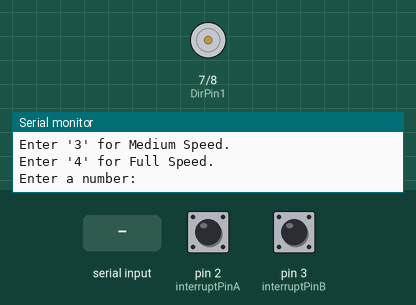
The sketch below on a simulated Arduino Uno, built with avr-gcc and run on an emulated ATmega328P. Parts: motor-driver pin pairs drawn as motors (green arrow = first pin HIGH = forward, orange = second pin HIGH = backward, longer = more drive, scaled by the enable pin), the last lines printed to the serial monitor. Inputs (shaded band) come from the test bench; at power-on: pin 2 (interruptPinA) HIGH, pin 3 (interruptPinB) HIGH.

Above: at 1.4 s.
1.5 s: "1\n" received over Serial
At 6.6 s:
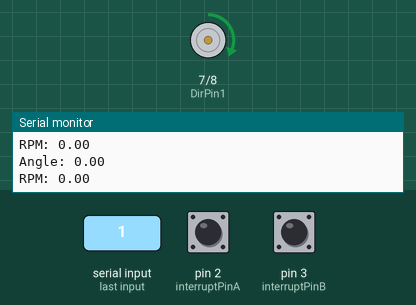
At 21.61 s:
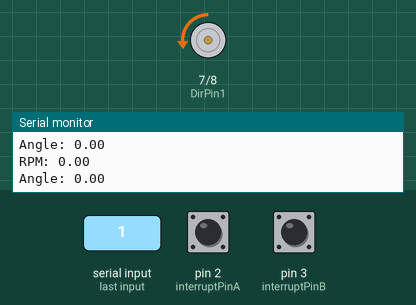
Timing chart, 0 to 21.7 s (numbered marks = the images above; inputs shaded):
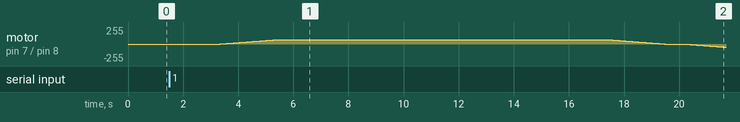

The sketch:

DC_Motor_Speed_Rota_Dir.ino
```cpp
/***
 *
 * Written By: Andres Eduardo Cuenca
 * Date: 11/24/2019
 * Objective: User can select RPM for the DC Motor. DC Motor will start at clockwise direction.
 * The DC Motor will begin to accelerate and stay for a constant velocity for given time.
 * Then decelerate. Then set to rotate counterclockwise and repeat the functionality.
 * The code will continue to run in a state machine.
 *
 */


/**********************************************/

int  InputNum, Speed_value;
const byte PWMPin = 6;
const byte DirPin1 = 7;
const byte DirPin2 = 8;

const byte interruptPinA = 2;
const byte interruptPinB = 3;
volatile long EncoderCount = 0; //volatile global varaible to update variable

float theta, RPM;
float  theta_prev = 0;
float CountPerRev = 484; //input 12V will have to run at 600 RPM

unsigned long t;
int dt; //change of time
unsigned long t_prev = 0; //previous time
int dt_desired = 20;


/****************************************************************************************/

void setup() {
  // put your setup code here, to run once:
  Serial.begin(9600);
  pinMode(DirPin1, OUTPUT);
  pinMode(DirPin2, OUTPUT);
  ClockWiseRotation();
  pinMode(interruptPinA, INPUT_PULLUP); //gets internnaly conencted to 5V using 50kohm, pins set to high state
  pinMode(interruptPinB, INPUT_PULLUP);
  attachInterrupt(digitalPinToInterrupt(interruptPinA), ISR_EncoderA, CHANGE); //ISR_EncoderA: whenever interruptPinA changes its status from low to High
  attachInterrupt(digitalPinToInterrupt(interruptPinB), ISR_EncoderB, CHANGE);

}

/****************************************************************************************/

void loop() {

  // put your main code here, to run repeatedly:
  Serial.println("Choose your velocity");
  Serial.println("Enter '0' for IDLE.");
  Serial.println("Enter '1' for Slow Speed.");
  Serial.println("Enter '2' for Slow-Medium Speed.");
  Serial.println("Enter '3' for Medium Speed.");
  Serial.println("Enter '4' for Full Speed.");
  Serial.println("Enter a number: ");
  delay(3000);
  InputNum = Serial.parseInt();
  Serial.print("You entered: ");
  Serial.println(InputNum);


  //State Machine to Pick Speed for DC Motor
  switch (InputNum) {
    case 0:
      IDLE_Mode();
      break;
    case 1: //slow speed
      slowSpd();
      delay(200);
      CounterClockWiseRotation();
      delay(200);
      slowSpd();
      break;
    case 2: //slow-medium speed
      SlowMedSpd();
      delay(200);
      CounterClockWiseRotation();
      delay(200);
      SlowMedSpd();
      break;
    case 3: //medium speed
      MedSpd();
      delay(200);
      CounterClockWiseRotation();
      delay(200);
      MedSpd();
      break;
    case 4: //full speed
      FullSpd();
      delay(200);
      CounterClockWiseRotation();
      delay(200);
      FullSpd();
      break;
    default:
      break;
  }
  ClockWiseRotation();
}

/****************************************************************************************/

//Full Speed: PWM == 255
void FullSpd()
{
  int PWM = 255;
  Accelerate(PWM);
  delay(20);
  Decelerate(PWM);
  delay(20);
}
/****************************************************************************************/
//Medium Speed: PWM == 191
void MedSpd()
{
  int PWM = 191;
  Accelerate(PWM);
  delay(20);
  Decelerate(PWM);
  delay(20);
}
/****************************************************************************************/
//Slow Medium Speed: PWM == 127
void SlowMedSpd()
{
  int PWM = 127;
  Accelerate(PWM);
  delay(20);
  Decelerate(PWM);
  delay(20);
}
/****************************************************************************************/
// Slow Speed: PWM == 64
void slowSpd()
{
  int PWM = 64;
  Accelerate(PWM);
  delay(20);
  Decelerate(PWM);
  delay(20);
}
/****************************************************************************************/
//IDLE: PWM == 0
void IDLE_Mode()
{
  //analogWrite(PIN_NUM, 0);
}
/****************************************************************************************/
//Accelerate
void Accelerate(int PWMvalue)
{

  for (int i = 0; i <= PWMvalue; i++)
  {
    //Serial.print("PWM Value: ");
    //Serial.println(i);
    analogWrite(PWMPin, i);
    delay(10);
    calculateRPM();
  }
 calculateRPM();
  delay(10000);
}

/******************************************************************************************/
//Decelerate
void Decelerate(int PWMvalue)
{
  delay(2000);
  for (int i = PWMvalue; i >= 0; i--)
  {
    //Serial.print("PWM Value: ");
    //Serial.println(i);
    analogWrite(PWMPin, i);
    delay(10);
    calculateRPM();
  }

 calculateRPM();

}

/****************************************************************************************/

void calculateRPM()
{

//Serial.print("Encoder Count: ");
//Serial.println(EncoderCount);

t = millis();
theta = EncoderCount/CountPerRev; //angle in revolution

dt = (t-t_prev); //compute change of time

RPM = (theta-theta_prev)/(dt/1000.0)*60; //velocity in rev/min
t_prev = t; //save current time for next step time
theta_prev = theta;

Serial.print("Angle: ");
Serial.println(theta);
Serial.print("RPM: ");
Serial.println(RPM);
delay(dt_desired-(t-millis()));

}

/****************************************************************************************/

void ClockWiseRotation()
{
  Serial.print("Set as Clockwise!");
  delay(200);
  digitalWrite(DirPin1, HIGH);
  digitalWrite(DirPin2, LOW);
}

/****************************************************************************************/
void CounterClockWiseRotation()
{
  Serial.print("Set as CounterClockwise!");
  delay(200);
  digitalWrite(DirPin1, LOW);
  digitalWrite(DirPin2, HIGH);
}

/****************************************************************************************/
void ISR_EncoderA()
{
  bool PinB = digitalRead(interruptPinB);
  bool PinA = digitalRead(interruptPinA);
  if (PinB == LOW )
  {
    if (PinA == HIGH)
    {
      EncoderCount++; //turn clockwise, PINA is HIGH, PINB Low, phase 1
    }
    else
    {
      EncoderCount--; //turn counterclockwise, PINA LOW, PINB LOW, Phase 4
    }
  }
  else
  {
    if (PinA == HIGH)//PINB HIGH, PINA HIGH, phase 2
    {
      EncoderCount--; //turn counterclockwise,
    }
    else { //PINB HIGH, PINA LOW, phase 3
      EncoderCount++; //turn clockwise
    }
  }
}

/****************************************************************************************/

void ISR_EncoderB()
{
  bool PinA = digitalRead(interruptPinA);
  bool PinB = digitalRead(interruptPinB);

  if (PinA == LOW)
  {
    if (PinB == HIGH)
    {
      EncoderCount--;
    }
    else
    {
      EncoderCount++;
    }
  }
  else //PinA is High
  {
    if (PinB == HIGH)
    {
      EncoderCount++;
    }
    else
    {
      EncoderCount--;
    }
  }
}

/****************************************************************************************/
```

Measured:
- after the input at 1.5 s, motor on pin 7 (DirPin1) / pin 8 (DirPin2): rises from stopped to forward 64/255 in 2.0 s, then falls to backward 48/255 in 16.3 s
